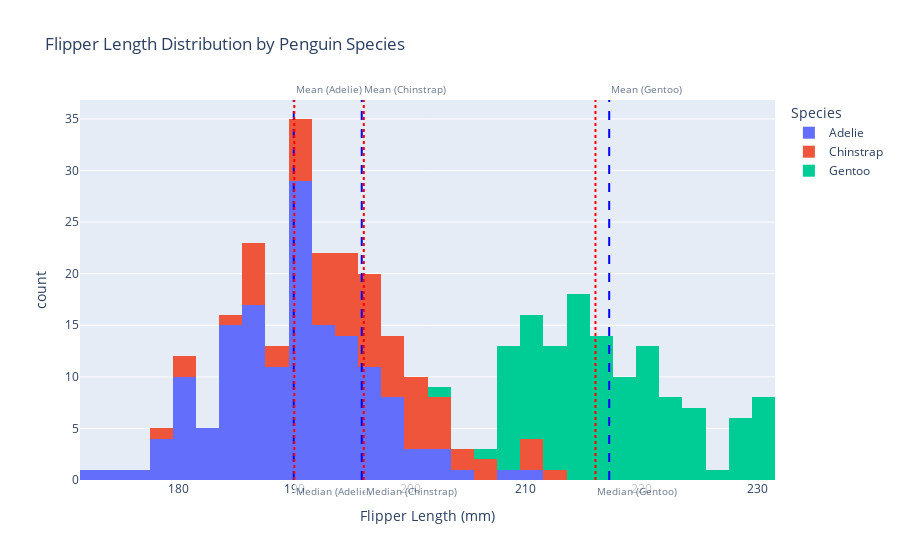

Write notebook code for a chart like this one.
### Code cell
import pandas as pd
import plotly.express as px

# Load the dataset
url = "https://raw.githubusercontent.com/mwaskom/seaborn-data/master/penguins.csv"
df = pd.read_csv(url)

# Create the histogram
fig = px.histogram(
    df, 
    x="flipper_length_mm", 
    color="species", 
    title="Flipper Length Distribution by Penguin Species",
    labels={"flipper_length_mm": "Flipper Length (mm)", "species": "Species"},
    nbins=30
)

# Calculate the mean and median for each species
species_stats = df.groupby('species')['flipper_length_mm'].agg(['mean', 'median'])

# Add vertical lines for mean and median with further spaced text
for species, stats in species_stats.iterrows():
    mean_value = stats['mean']
    median_value = stats['median']
    
    # Add a vertical line for the mean with more spacing
    fig.add_vline(
        x=mean_value,
        line=dict(color='blue', width=2, dash='dash'),
        annotation_text=f"Mean ({species})",
        annotation_position="top right",
        annotation=dict(font_size=10, bgcolor="white", opacity=0.7, yshift=20)  # Shifts text upwards
    )
    
    # Add a vertical line for the median with more spacing
    fig.add_vline(
        x=median_value,
        line=dict(color='red', width=2, dash='dot'),
        annotation_text=f"Median ({species})",
        annotation_position="bottom right",
        annotation=dict(font_size=10, bgcolor="white", opacity=0.7, yshift=-20)  # Shifts text downwards
    )

# Show the plot
fig.show()

### Figure 1 — Plotly figure (JSON) as saved in the notebook; plotly's stock layout.template omitted (floating-point values rounded to 4 significant figures; data arrays with more than 128 entries replaced by an {"elided": "..."} marker saying what was removed)
{"data": [{"alignmentgroup": "True", "bingroup": "x", "hovertemplate": "Species=Adelie<br>Flipper Length (mm)=%{x}<br>count=%{y}<extra></extra>", "legendgroup": "Adelie", "marker": {"color": "#636efa", "pattern": {"shape": ""}}, "name": "Adelie", "nbinsx": 30, "offsetgroup": "Adelie", "orientation": "v", "showlegend": true, "type": "histogram", "x": {"elided": "152 int values"}, "xaxis": "x", "yaxis": "y"}, {"alignmentgroup": "True", "bingroup": "x", "hovertemplate": "Species=Chinstrap<br>Flipper Length (mm)=%{x}<br>count=%{y}<extra></extra>", "legendgroup": "Chinstrap", "marker": {"color": "#EF553B", "pattern": {"shape": ""}}, "name": "Chinstrap", "nbinsx": 30, "offsetgroup": "Chinstrap", "orientation": "v", "showlegend": true, "type": "histogram", "x": [192, 196, 193, 188, 197, 198, 178, 197, 195, 198, 193, 194, 185, 201, 190, 201, 197, 181, 190, 195, 181, 191, 187, 193, 195, 197, 200, 200, 191, 205, 187, 201, 187, 203, 195, 199, 195, 210, 192, 205, 210, 187, 196, 196, 196, 201, 190, 212, 187, 198, 199, 201, 193, 203, 187, 197, 191, 203, 202, 194, 206, 189, 195, 207, 202, 193, 210, 198], "xaxis": "x", "yaxis": "y"}, {"alignmentgroup": "True", "bingroup": "x", "hovertemplate": "Species=Gentoo<br>Flipper Length (mm)=%{x}<br>count=%{y}<extra></extra>", "legendgroup": "Gentoo", "marker": {"color": "#00cc96", "pattern": {"shape": ""}}, "name": "Gentoo", "nbinsx": 30, "offsetgroup": "Gentoo", "orientation": "v", "showlegend": true, "type": "histogram", "x": [211, 230, 210, 218, 215, 210, 211, 219, 209, 215, 214, 216, 214, 213, 210, 217, 210, 221, 209, 222, 218, 215, 213, 215, 215, 215, 216, 215, 210, 220, 222, 209, 207, 230, 220, 220, 213, 219, 208, 208, 208, 225, 210, 216, 222, 217, 210, 225, 213, 215, 210, 220, 210, 225, 217, 220, 208, 220, 208, 224, 208, 221, 214, 231, 219, 230, 214, 229, 220, 223, 216, 221, 221, 217, 216, 230, 209, 220, 215, 223, 212, 221, 212, 224, 212, 228, 218, 218, 212, 230, 218, 228, 212, 224, 214, 226, 216, 222, 203, 225, 219, 228, 215, 228, 216, 215, 210, 219, 208, 209, 216, 229, 213, 230, 217, 230, 217, 222, 214, null, 215, 222, 212, 213], "xaxis": "x", "yaxis": "y"}], "layout": {"annotations": [{"bgcolor": "white", "font": {"size": 10}, "opacity": 0.7, "showarrow": false, "text": "Mean (Adelie)", "x": 190.0, "xanchor": "left", "xref": "x", "y": 1, "yanchor": "top", "yref": "y domain", "yshift": 20}, {"bgcolor": "white", "font": {"size": 10}, "opacity": 0.7, "showarrow": false, "text": "Median (Adelie)", "x": 190, "xanchor": "left", "xref": "x", "y": 0, "yanchor": "bottom", "yref": "y domain", "yshift": -20}, {"bgcolor": "white", "font": {"size": 10}, "opacity": 0.7, "showarrow": false, "text": "Mean (Chinstrap)", "x": 195.8, "xanchor": "left", "xref": "x", "y": 1, "yanchor": "top", "yref": "y domain", "yshift": 20}, {"bgcolor": "white", "font": {"size": 10}, "opacity": 0.7, "showarrow": false, "text": "Median (Chinstrap)", "x": 196, "xanchor": "left", "xref": "x", "y": 0, "yanchor": "bottom", "yref": "y domain", "yshift": -20}, {"bgcolor": "white", "font": {"size": 10}, "opacity": 0.7, "showarrow": false, "text": "Mean (Gentoo)", "x": 217.2, "xanchor": "left", "xref": "x", "y": 1, "yanchor": "top", "yref": "y domain", "yshift": 20}, {"bgcolor": "white", "font": {"size": 10}, "opacity": 0.7, "showarrow": false, "text": "Median (Gentoo)", "x": 216, "xanchor": "left", "xref": "x", "y": 0, "yanchor": "bottom", "yref": "y domain", "yshift": -20}], "barmode": "relative", "legend": {"title": {"text": "Species"}, "tracegroupgap": 0}, "shapes": [{"line": {"color": "blue", "dash": "dash", "width": 2}, "type": "line", "x0": 190.0, "x1": 190.0, "xref": "x", "y0": 0, "y1": 1, "yref": "y domain"}, {"line": {"color": "red", "dash": "dot", "width": 2}, "type": "line", "x0": 190, "x1": 190, "xref": "x", "y0": 0, "y1": 1, "yref": "y domain"}, {"line": {"color": "blue", "dash": "dash", "width": 2}, "type": "line", "x0": 195.8, "x1": 195.8, "xref": "x", "y0": 0, "y1": 1, "yref": "y domain"}, {"line": {"color": "red", "dash": "dot", "width": 2}, "type": "line", "x0": 196, "x1": 196, "xref": "x", "y0": 0, "y1": 1, "yref": "y domain"}, {"line": {"color": "blue", "dash": "dash", "width": 2}, "type": "line", "x0": 217.2, "x1": 217.2, "xref": "x", "y0": 0, "y1": 1, "yref": "y domain"}, {"line": {"color": "red", "dash": "dot", "width": 2}, "type": "line", "x0": 216, "x1": 216, "xref": "x", "y0": 0, "y1": 1, "yref": "y domain"}], "title": {"text": "Flipper Length Distribution by Penguin Species"}, "xaxis": {"anchor": "y", "domain": [0, 1], "title": {"text": "Flipper Length (mm)"}}, "yaxis": {"anchor": "x", "domain": [0, 1], "title": {"text": "count"}}}}
